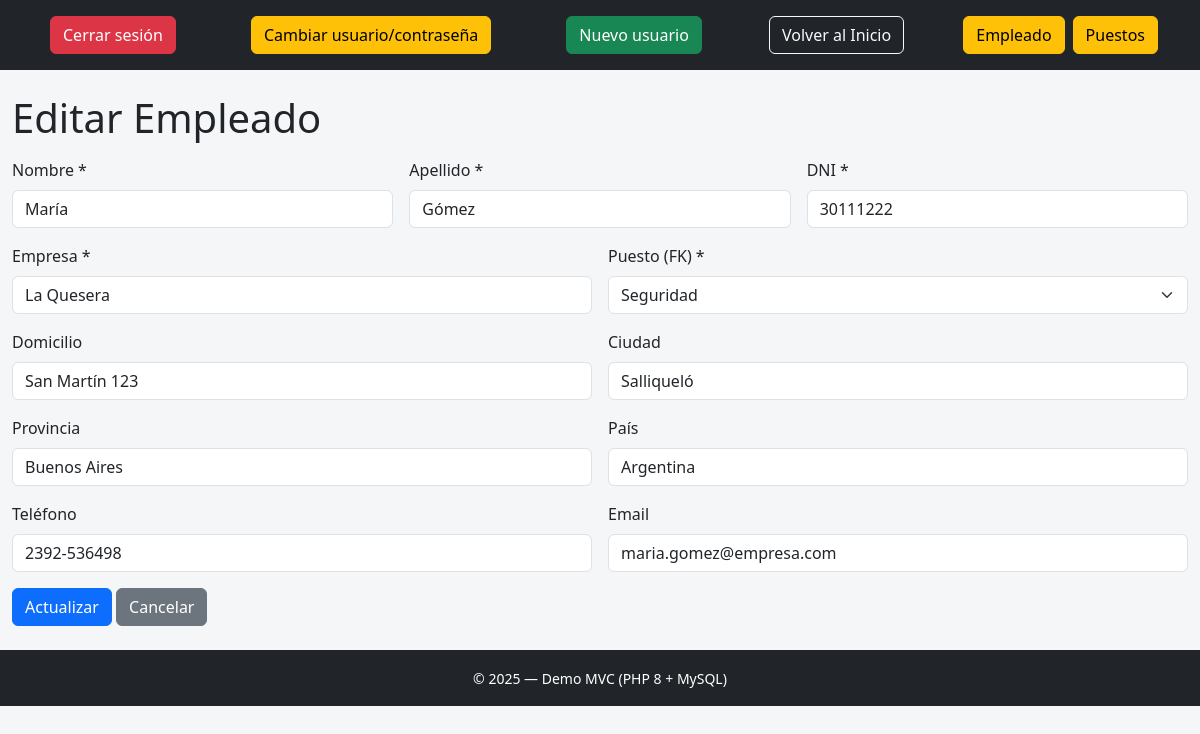
Screenshot of /trabajo_practico_dos_tablas/index.php?c=empleado&a=edit&id=1 (signed in) with the database file from the repository.
### tables this page shows
CREATE TABLE `empleados` (
  `id` int(10) UNSIGNED NOT NULL,
  `nombre` varchar(80) NOT NULL,
  `apellido` varchar(80) NOT NULL,
  `dni` varchar(12) NOT NULL,
  `empresa` varchar(120) NOT NULL,
  `domicilio` varchar(120) DEFAULT NULL,
  `ciudad` varchar(80) DEFAULT NULL,
  `provincia` varchar(80) DEFAULT NULL,
  `pais` varchar(60) DEFAULT 'Argentina',
  `telefono` varchar(30) DEFAULT NULL,
  `email` varchar(120) DEFAULT NULL,
  `creado_en` datetime NOT NULL DEFAULT current_timestamp(),
  `puesto_id` int(10) UNSIGNED NOT NULL
);

CREATE TABLE `puestos` (
  `id` int(10) UNSIGNED NOT NULL,
  `nombre` varchar(100) NOT NULL,
  `tarea` varchar(255) DEFAULT NULL
);

### trabajo_practico_dos_tablas/index.php (called while the page is built, shortened)
<?php
$controller = $_GET['c'] ?? 'empleado';
$action     = $_GET['a'] ?? 'list';
$controllerObj = new $controllerClass();
$data = $controllerObj->$action();
$viewPath = __DIR__ . "/views/{$controller}/{$controllerObj->view}.php";
include __DIR__ . "/views/header.php";
include $viewPath;
include __DIR__ . "/views/footer.php";

### trabajo_practico_dos_tablas/model/db.php (called while the page is built, shortened)
<?php
class Db
{
  public function __construct()
  {
    $host = "localhost";
    $user = "root";
    $pass = "";
    $db   = "empresa_1";
    $this->con = @new mysqli($host, $user, $pass, $db);
  }
}

### trabajo_practico_dos_tablas/model/empleado.php (called while the page is built, shortened)
<?php
require_once __DIR__ . '/db.php';
class Empleado {
  private mysqli $con;
  public function __construct() {
    $db = new Db();
    $this->con = $db->con;
  }
  public function find(int $id): ?array {
    $stmt = $this->con->prepare(
      "SELECT e.*,
              COALESCE(p.nombre, '(Sin puesto)') AS puesto
       FROM empleados e
       LEFT JOIN puestos p ON p.id = e.puesto_id
       WHERE e.id = ?"
    );
    $stmt->bind_param("i", $id);
    $stmt->execute();
    $res = $stmt->get_result();
    return $res->fetch_assoc() ?: null;
  }
}

### trabajo_practico_dos_tablas/model/Puesto.php (called while the page is built, shortened)
<?php
require_once __DIR__ . '/db.php';
class Puesto
{
  private mysqli $con;
  public function __construct()
  {
    $db = new Db();
    $this->con = $db->con;
  }
  public function all(): array
  {
    $sql = '
      SELECT
        a.id,
        a.nombre AS puesto,   -- alias amigable para la vista
        a.tarea,
        COUNT(b.id) AS can_empleados
      FROM puestos a
      LEFT JOIN empleados b ON b.puesto_id = a.id
      GROUP BY a.id, a.nombre, a.tarea
      ORDER BY a.nombre
    ';
    $res = $this->con->query($sql);
    return $res ? $res->fetch_all(MYSQLI_ASSOC) : [];
  }
}

### trabajo_practico_dos_tablas/controller/empleado.php (called while the page is built, shortened)
<?php
require_once __DIR__ . '/../model/Empleado.php';
require_once __DIR__ . '/../model/Puesto.php';
class EmpleadoController {
  public Empleado $empleadoModel;
  public Puesto $puestoModel;
  public function __construct() {
    $this->empleadoModel = new Empleado();
    $this->puestoModel   = new Puesto();
  }
  public function edit(): array {
    $id  = (int)($_GET['id'] ?? 0);
    $emp = $this->empleadoModel->find($id);
    return [
      'empleado' => $emp,
      'puestos'  => $this->puestoModel->all(),
      'errores'  => []
    ];
  }
}

### trabajo_practico_dos_tablas/views/empleado/form.php (the view, shortened to what this page needs)
<?php
$puestos  = $data['puestos']  ?? [];
$empleado = $data['empleado'] ?? null;
$editando = !empty($empleado);
?>
<form method="post" action="?c=empleado&a=<?= $editando ? 'update' : 'save' ?>" class="row g-3">
  <div class="col-md-4">
    <label class="form-label">Nombre *</label>
    <input name="nombre" class="form-control" required
           value="<?= htmlspecialchars($empleado['nombre'] ?? '') ?>">
  </div>
  <div class="col-md-4">
    <label class="form-label">Apellido *</label>
    <input name="apellido" class="form-control" required
           value="<?= htmlspecialchars($empleado['apellido'] ?? '') ?>">
  </div>
  <div class="col-md-4">
    <label class="form-label">DNI *</label>
    <input name="dni" class="form-control" required
           value="<?= htmlspecialchars($empleado['dni'] ?? '') ?>">
  </div>
  <div class="col-md-6">
    <label class="form-label">Empresa *</label>
    <input name="empresa" class="form-control" required
           value="<?= htmlspecialchars($empleado['empresa'] ?? '') ?>">
  </div>
  <div class="col-md-6">
    <label class="form-label">Puesto (FK) *</label>
    <select name="puesto_id" class="form-select" required>
      <?php foreach ($puestos as $p): ?>
        <option value="<?= (int)$p['id'] ?>"
          <?= (isset($empleado['puesto_id']) && (int)$empleado['puesto_id'] === (int)$p['id']) ? 'selected' : '' ?>>
          <?= htmlspecialchars($p['nombre'] ?? $p['puesto'] ?? '') ?>
        </option>
      <?php endforeach; ?>
    </select>
  </div>
  <div class="col-md-6">
    <label class="form-label">Domicilio</label>
    <input name="domicilio" class="form-control"
           value="<?= htmlspecialchars($empleado['domicilio'] ?? '') ?>">
  </div>
  <div class="col-md-6">
    <label class="form-label">Ciudad</label>
    <input name="ciudad" class="form-control"
           value="<?= htmlspecialchars($empleado['ciudad'] ?? '') ?>">
  </div>
  <div class="col-md-6">
    <label class="form-label">Provincia</label>
    <input name="provincia" class="form-control"
           value="<?= htmlspecialchars($empleado['provincia'] ?? '') ?>">
  </div>
  <div class="col-md-6">
    <label class="form-label">País</label>
    <input name="pais" class="form-control"
           value="<?= htmlspecialchars($empleado['pais'] ?? 'Argentina') ?>">
  </div>
  <div class="col-md-6">
    <label class="form-label">Teléfono</label>
    <input name="telefono" class="form-control"
           value="<?= htmlspecialchars($empleado['telefono'] ?? '') ?>">
  </div>
  <div class="col-md-6">
    <label class="form-label">Email</label>
    <input name="email" type="email" class="form-control"
           value="<?= htmlspecialchars($empleado['email'] ?? '') ?>">
  </div>
  <div class="col-12">
    <button class="btn btn-primary"><?= $editando ? 'Actualizar' : 'Guardar' ?></button>
    <a class="btn btn-secondary" href="?c=empleado&a=list">Cancelar</a>
  </div>
</form>

### trabajo_practico_dos_tablas/views/header.php (style rules this page uses)
body { background: #f4f6f8 }

### rows the page displays
empleados: nombre "María", apellido "Gómez", dni "30111222", empresa "La Quesera", puesto_id "Seguridad", domicilio "San Martín 123", ciudad "Salliqueló", provincia "Buenos Aires", pais "Argentina", telefono "2392-536498", email "maria.gomez@empresa.com"

### other values shown
$page_title "Editar Empleado"
